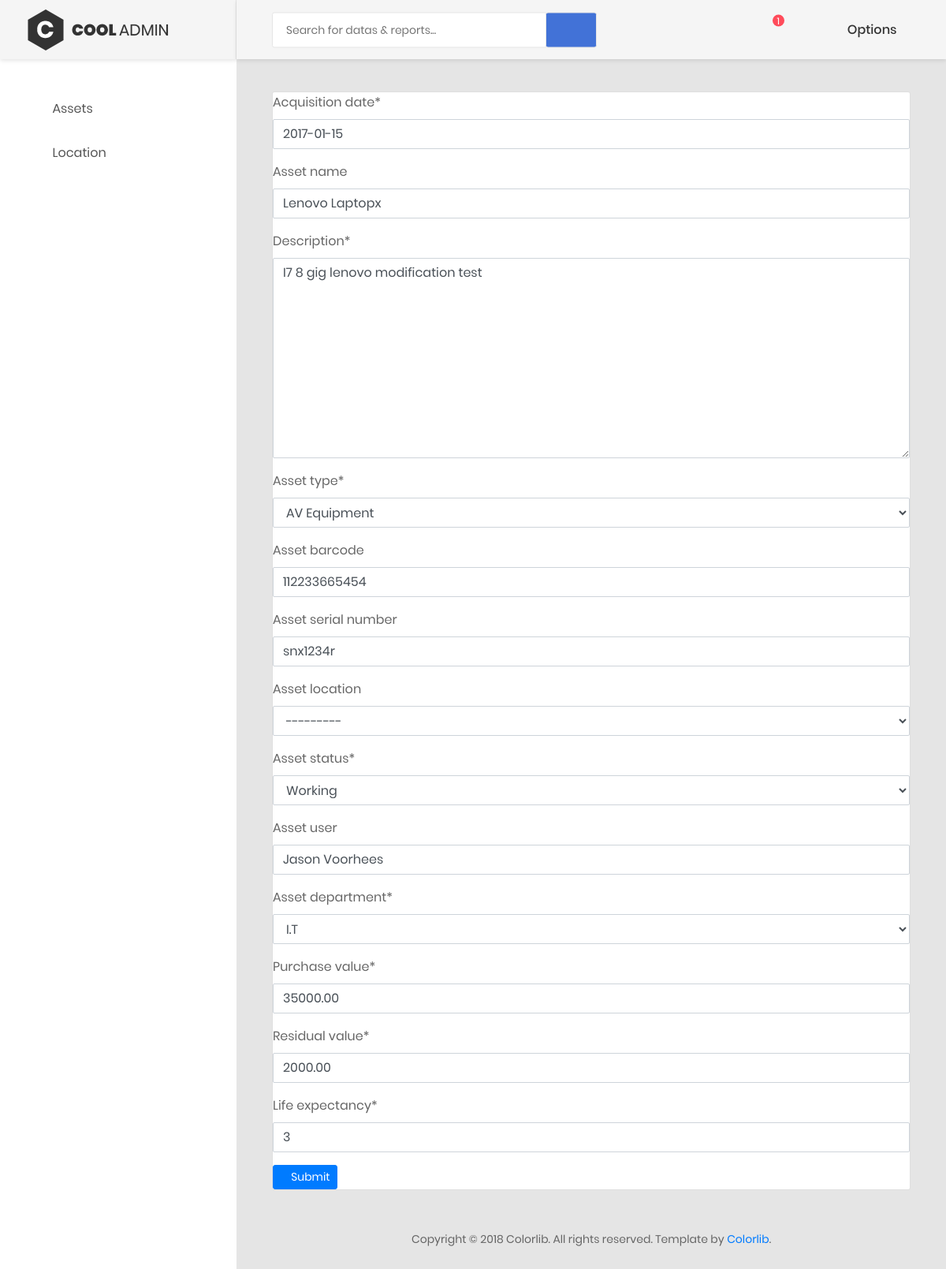
/asset/0/ (signed in), run on the app's committed database.
### AMS/models.py (models this page shows, shortened)
class Asset(models.Model):
    ASSET_CHOICES = (
            ('Automobile',   'Automobile'),
            ('AV Equipment', 'AV Equipment'),
            ('Computer Equipment',  'Computer Equipment'),
            ('Office Furniture & Stationary', 'Office Furniture & Stationary'),
        )
    DEPARTMENT = (
        ('I.T', 'I.T'),
        ('Finance', 'Finance'),
        ('Marketing', 'Marketing'),
        ('Sales', 'Sales'),
    )
    STATUS_CHOICES = (
            ('Working', 'Working'),
            ('Disabled', 'Disabled'),
    )
    Depreciation = (
        ('Straight Line', 'Straight Line'),
        ('Double-Declining Balance', 'Double-Declining Balance'),
        ('Sum of Years', 'Sum of Years'),
    )
    asset_id = models.AutoField(primary_key=True)
    acquisition_date = models.DateField(default=datetime.date.today)
    asset_name = models.CharField(max_length=50, blank=True, validators=[validate_characters], )
    description = models.TextField(max_length=200, validators=[validate_characters],)
    asset_type = models.CharField(choices=ASSET_CHOICES, max_length=30, validators=[validate_characters],)
    asset_barcode = models.CharField(max_length=30, blank=True,validators=[validate_characters], )
    asset_serial_number = models.CharField(max_length=80, blank=True, validators=[validate_characters], )
    asset_location = models.ForeignKey("Location", on_delete=models.PROTECT, blank=True, null=True)
    asset_status = models.CharField(choices=STATUS_CHOICES, max_length=10, validators=[validate_characters],)
    asset_owner = models.ForeignKey(settings.AUTH_USER_MODEL, on_delete=models.CASCADE)
    asset_user = models.CharField(max_length=30, blank=True, validators=[validate_characters], )
    added_date = models.DateField(default=datetime.date.today)
    modified_date = models.DateField(default=datetime.date.today)
    purchase_value = models.DecimalField(max_digits=19, decimal_places=2,default=200.00,validators = [check_negative_number, check_zero_number],)
    residual_value = models.DecimalField(max_digits=19, decimal_places=2,default=0.00,validators = [check_negative_number])
    current_value = models.DecimalField(max_digits=19, decimal_places=2,validators = [check_negative_number],blank=True)
    life_expectancy = models.IntegerField(default=3,validators = [check_negative_number, check_zero_number])
    depr_model = models.CharField(choices=Depreciation, max_length=30,default='Straight Line', validators=[validate_characters],)
    currentVal_date = models.DateField(default=datetime.date.today)
    asset_is_approved = models.BooleanField(_('approved'), default=False)
    asset_is_rejected = models.BooleanField(_('rejected'), default=False)
    rejection_reason = models.CharField(max_length=50, blank=True, validators=[validate_characters], )
    asset_department = models.CharField(choices=DEPARTMENT, max_length=10,validators=[validate_characters],)

### AMS/views.py (the view, shortened to what this page needs)
# urls.py: re_path(r'^asset/(?P<pk>\d+)/',editAsset.as_view(),name='modify'),
class editAsset(LoginRequiredMixin, UpdateView):
    model = Asset
    login_url = '/login/'
    redirect_field_name = 'redirect_to'
    template_name = 'assets.html'
    form_class = AssetForm
    success_url = '/assets/'

### AMS/forms.py
class AssetForm(ModelForm):
    class Meta:
        model = Asset
        fields= ['acquisition_date','asset_name','description','asset_type','asset_barcode','asset_serial_number'
            ,'asset_location','asset_status','asset_user','asset_department','purchase_value','residual_value'
            ,'life_expectancy']

### AMS/models.py (called while the page is built)
    def __str__(self):
        return self.adress

### AMS/template/assets.html (shortened to what this page needs)
<!DOCTYPE html>
<html lang="en">
<head>
    {% load crispy_forms_tags %}
    {% load static %}
    <link href="{% static 'css/font-face.css' %}" rel="stylesheet" media="all">
    <link href="{% static 'vendor/font-awesome-4.7/css/font-awesome.min.css' %}" rel="stylesheet" media="all">
    <link href="{% static 'vendor/font-awesome-5/css/fontawesome-all.min.css'%}" rel="stylesheet" media="all">
    <link href="{% static 'vendor/mdi-font/css/material-design-iconic-font.min.css'%}" rel="stylesheet" media="all">
    <link href="{% static 'vendor/bootstrap-4.1/bootstrap.min.css' %}" rel="stylesheet" media="all">
    <link href="{% static 'vendor/animsition/animsition.min.css'%}" rel="stylesheet" media="all">
    <link href="{% static 'vendor/bootstrap-progressbar/bootstrap-progressbar-3.3.4.min.css'%}" rel="stylesheet" media="all">
    <link href="{% static 'vendor/wow/animate.css'%}" rel="stylesheet" media="all">
    <link href="{% static 'vendor/css-hamburgers/hamburgers.min.css'%}" rel="stylesheet" media="all">
    <link href="{% static 'vendor/slick/slick.css'%}" rel="stylesheet" media="all">
    <link href="{% static 'vendor/select2/select2.min.css'%}" rel="stylesheet" media="all">
    <link href="{% static 'vendor/perfect-scrollbar/perfect-scrollbar.css'%}" rel="stylesheet" media="all">
    <link href="{% static 'vendor/data-tables/datatables.min.css'%}" rel="stylesheet" media="all">
    <link href="{% static 'vendor/data-tables/dataTables.bootstrap4.min.css'%}" rel="stylesheet" media="all">
    <link href="{% static 'css/theme.css'%}" rel="stylesheet" media="all">
</head>
<body class="animsition">
    <div class="page-wrapper">
        <aside class="menu-sidebar d-none d-lg-block">
            <div class="logo">
                <a href="#">
                    <img src="images/icon/logo.png" alt="Cool Admin" />
                </a>
            </div>
            <div class="menu-sidebar__content js-scrollbar1">
                <nav class="navbar-sidebar">
                    <ul class="list-unstyled navbar__list">
                            <li class="has-sub">
                            <a class="js-arrow" href="#">
                                <i class="fas fa-desktop"></i>Assets</a>
                 </li>
                        <li class="has-sub">
                            <a class="js-arrow" href="#">
                                <i class="fas fa-copy"></i>Location</a>
                       </li>
                    </ul>
                </nav>
            </div>
        </aside>
        <div class="page-container">
            <header class="header-desktop">
                <div class="section__content section__content--p30">
                    <div class="container-fluid">
                        <div class="header-wrap">
                            <form class="form-header" action="" method="POST">
                                <input class="au-input au-input--xl" type="text" name="search" placeholder="Search for datas &amp; reports..." />
                                <button class="au-btn--submit" type="submit">
                                    <i class="zmdi zmdi-search"></i>
                                </button>
                            </form>
                            <div class="header-button">
                                 <div class="noti-wrap">
                                    <div class="noti__item js-item-menu">
                                        <i class="zmdi zmdi-comment-more"></i>
                                        <span class="quantity" id="num">1</span>
                                </div>
                                </div>
                           <div class="account-wrap">
                                    <div class="account-item clearfix js-item-menu">
                                        <div class="content">
                                            <a class="js-acc-btn" href="#" id="name" >Options</a>
                                        </div>
                                    </div>
                                </div>
                            </div>
                        </div>
                    </div>
                </div>
            </header>
            <div class="main-content">
                <div class="section__content section__content--p30">
                    <div class="container-fluid">
                        <div>
                            <div>
                                <div class="card">
                                    <form method="POST">
                                        {{ form|crispy }}
                                        <button type="submit" class="btn btn-primary btn-sm">
                                            <i class="fa fa-dot-circle-o"></i> Submit
                                        </button>
                                    </form>
                                    </div>
                                </div>
                            </div>
                    </div>
                </div>
            </div>
        <div class="row">
                <div class="col-md-12">
                    <div class="copyright">
                        <p>Copyright © 2018 Colorlib. All rights reserved. Template by <a href="https://colorlib.com">Colorlib</a>.</p>
                    </div>
                </div>
            </div>
    </div>
        </div>
</body>
</html>

### data on the page
Asset: acquisition_date "2017-01-15", asset_name "Lenovo Laptopx", description "I7 8 gig lenovo modification test", asset_type "AV Equipment", asset_barcode "112233665454", asset_serial_number "snx1234r", asset_location "---------", asset_status "Working", asset_user "Jason Voorhees", asset_department "I.T", purchase_value "35000.00", residual_value "2000.00", life_expectancy "3"
